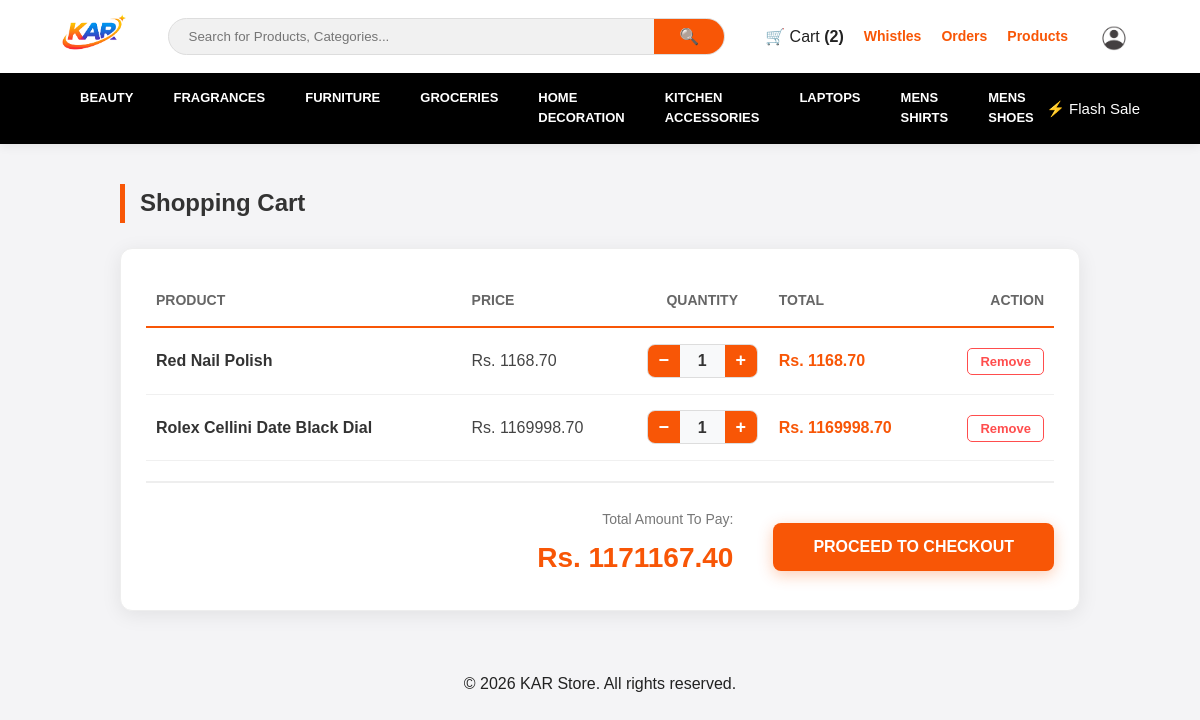
/orders/cart/ (signed in), run on an earlier commit of the app's database.
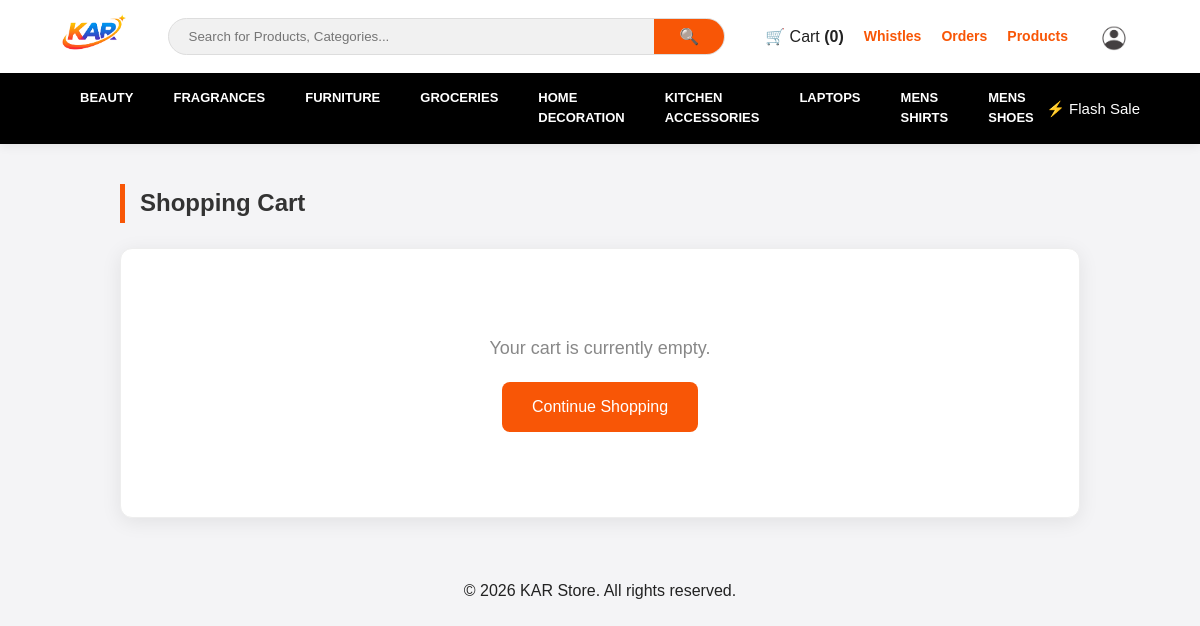
And on a later commit of the database.
### accounts/models.py (models this page shows, shortened)
class CustomerUser(AbstractUser):
    ROLE_CHOICES = (
        ('ADMIN', 'Admin'),
        ('SELLER', 'Seller'),
        ('CUSTOMER', 'Customer'),
    )
    role = models.CharField(max_length=20, choices=ROLE_CHOICES, default='CUSTOMER')
    interests= models.ManyToManyField('Interest', blank=True)

### orders/models.py (models this page shows, shortened)
class Cart(models.Model):
    user = models.OneToOneField(settings.AUTH_USER_MODEL, on_delete=models.CASCADE, related_name='cart')
    created_at = models.DateTimeField(auto_now_add=True)
    @property
    def total_price(self):
        return sum(item.subtotal for item in self.items.all())

class CartItem(models.Model):
    cart = models.ForeignKey(Cart, related_name='items', on_delete=models.CASCADE)
    product = models.ForeignKey(Product, on_delete=models.CASCADE)
    quantity = models.PositiveIntegerField(default=1)
    @property
    def subtotal(self):
        return self.product.price * self.quantity

### products/models.py (models this page shows, shortened)
class Category(models.Model):
    name = models.CharField(max_length=100)
    class Meta:
        verbose_name_plural = "Categories"

class Product(models.Model):
    seller = models.ForeignKey(settings.AUTH_USER_MODEL, on_delete=models.CASCADE)
    category = models.ForeignKey(Category, on_delete=models.CASCADE)
    name = models.CharField(max_length=100)
    description = models.TextField()
    price = models.FloatField()
    image = models.ImageField(upload_to='products/')
    total_sales = models.IntegerField(default=0)
    is_whistle = models.BooleanField(default=False)

### orders/views.py (the view)
# urls.py: path('cart/', cart_detail, name='cart_detail'),
@login_required
def cart_detail(request):
    cart, created = Cart.objects.get_or_create(user=request.user)
    return render(request, 'orders/cart_detail.html', {'cart': cart})

### accounts/context_processors.py (called while the page is built)
def category_context(request):
    return {
        'categories': Category.objects.all()
    }

### templates/orders/cart_detail.html (shortened to what this page needs)
{% extends 'pages/base.html' %}
{% load static %}
{% block content %}
<div class="main-container" style="max-width: 1000px; margin: 40px auto; padding: 0 20px;">
    <h2 style="margin-bottom: 25px; font-weight: 700; color: #333; border-left: 5px solid #f85606; padding-left: 15px;">
        Shopping Cart
    </h2>
    <div style="background: white; padding: 25px; border-radius: 12px; box-shadow: 0 4px 20px rgba(0,0,0,0.08); border: 1px solid #eee;">
        {% if cart.items.all %}
            <table style="width: 100%; border-collapse: collapse; margin-bottom: 20px;">
                <thead>
                    <tr style="border-bottom: 2px solid #f85606; text-align: left; color: #666; font-size: 14px; text-transform: uppercase;">
                        <th style="padding: 15px 10px;">Product</th>
                        <th>Price</th>
                        <th style="text-align: center;">Quantity</th>
                        <th>Total</th>
                        <th style="text-align: right; padding-right: 10px;">Action</th>
                    </tr>
                </thead>
                <tbody>
                    {% for item in cart.items.all %}
                    <tr id="cart-item-row-{{ item.product.id }}" style="border-bottom: 1px solid #f0f0f0;">
                        <td style="padding: 20px 10px;">
                            <span style="font-weight: 600; color: #333;">{{ item.product.name }}</span>
                        </td>
                        <td style="color: #444;">Rs. <span class="unit-price">{{ item.product.price|floatformat:2 }}</span></td>
                        <td>
                            <div style="display: flex; align-items: center; justify-content: center;">
                                <div style="display: flex; align-items: center; background: #f8f9fa; border: 1px solid #ddd; border-radius: 8px; overflow: hidden; width: fit-content;">
                                    <button onclick="updateCartPageQty('{{ item.product.id }}', 'minus')"
                                        style="background: #f85606; color: white; border: none; width: 32px; height: 32px; cursor: pointer; font-weight: bold; font-size: 18px;">
                                        −
                                    </button>
                                    <span id="cart-qty-{{ item.product.id }}" style="width: 45px; text-align: center; font-weight: 700; color: #333;">
                                        {{ item.quantity }}
                                    </span>
                                    <button onclick="updateCartPageQty('{{ item.product.id }}', 'plus')"
                                        style="background: #f85606; color: white; border: none; width: 32px; height: 32px; cursor: pointer; font-weight: bold; font-size: 18px;">
                                        +
                                    </button>
                                </div>
                            </div>
                        </td>
                        <td style="color: #f85606; font-weight: 700; font-size: 16px;">
                            Rs. <span id="item-subtotal-{{ item.product.id }}">{{ item.subtotal|floatformat:2 }}</span>
                        </td>
                        <td style="text-align: right; padding-right: 10px;">
                            <a href="{% url 'remove_from_cart' item.id %}"
                               style="color: #ff4d4d; text-decoration: none; font-size: 13px; font-weight: 600; border: 1px solid #ff4d4d; padding: 5px 12px; border-radius: 5px;">
                                Remove
                            </a>
                        </td>
                    </tr>
                    {% endfor %}
                </tbody>
            </table>
            <div style="border-top: 2px solid #eee; padding-top: 25px; display: flex; justify-content: flex-end; align-items: center; gap: 40px;">
                <div style="text-align: right;">
                    <p style="margin: 0; color: #777; font-size: 14px;">Total Amount To Pay:</p>
                    <h2 style="margin: 5px 0; color: #f85606; font-size: 28px; font-weight: 800;">
                        Rs. <span id="cart-total-price">{{ cart.total_price|floatformat:2 }}</span>
                    </h2>
                </div>
                <form action="{% url 'payment:checkout_process' %}" method="POST">
    <button type="submit" style="background: #f85606; color: white; padding: 15px 40px; border: none; border-radius: 8px; font-weight: 700; font-size: 16px; cursor: pointer; box-shadow: 0 4px 15px rgba(248, 86, 6, 0.3);">
        PROCEED TO CHECKOUT
    </button>
</form>
            </div>
        {% else %}
            <div style="text-align: center; padding: 60px 20px;">
                <p style="font-size: 18px; color: #888;">Your cart is currently empty.</p>
                <a href="{% url 'home' %}" style="display: inline-block; margin-top: 20px; background: #f85606; color: white; padding: 12px 30px; text-decoration: none; border-radius: 8px;">
                    Continue Shopping
                </a>
            </div>
        {% endif %}
    </div>
</div>
{% endblock %}

### templates/pages/base.html (shortened to what this page needs)
{% load static %}
<!DOCTYPE html>
<html>
<head>
    <link rel="stylesheet" type="text/css" href="{% static 'css/base.css' %}">
</head>
<body>
    {% include 'components/navbar.html' %}
    <main>
        {% block content %}
        {% endblock %}
    </main>
    {% include 'components/footer.html' %}
</body>
</html>

### templates/components/navbar.html (shortened to what this page needs)
{% load static %}
<div class="main-nav-wrapper">
    <header class="top-header">
        <div class="nav-logo">
            <a href="{% url 'home' %}">
                <img src="{% static 'image/logo.png' %}" alt="KAR Store">
            </a>
        </div>
        <div class="nav-search">
            <form method="GET" action="{% url 'home' %}">
                <input type="text" name="q" placeholder="Search for Products, Categories..."
                       autocomplete="off" value="{{ query|default:'' }}">
                <button type="submit">🔍</button>
            </form>
        </div>
        <div class="nav-utilities">
            {% if user.is_authenticated %}
                {% if user.role == 'CUSTOMER' and not user.is_staff and not user.role == 'SELLER' %}
                    <a href="{% url 'cart_detail' %}" class="cart-link" style="text-decoration: none; color: inherit;">
                        🛒 Cart <strong id="cart-count">({{ request.user.cart.items.count|default:0 }})</strong>
                    </a>
                    <a href="{% url 'whistles' %}" class="auth-link">Whistles</a>
                {% endif %}
                <a href="{% url 'orders' %}" class="auth-link">Orders</a>
                <a href="{% url 'products' %}" class="auth-link">Products</a>
                <div class="profile-dropdown">
                    <div class="profile-trigger" onclick="toggleUserDropdown()">
                        <img src="{% static 'image/account.png' %}" alt="Profile" class="user-logo-img">
                    </div>
                </div>
            {% else %}
                <a href="{% url 'login' %}" class="auth-link" id="sign-in-link">Sign In</a>
                <a href="{% url 'register' %}" class="auth-link">Register</a>
            {% endif %}
        </div>
    </header>
    {% if request.resolver_match.url_name != 'login' and request.resolver_match.url_name != 'register' and request.resolver_match.url_name != 'dashboard' %}
    <nav class="category-strip">
        <div class="mega-menu-container">
            <div class="scroll-wrapper">
                <ul class="dynamic-category-list">
                    {% for cat in categories %}
                    <li class="cat-item">
                        <a href="{% url 'category_products' cat.id %}" class="cat-link">{{ cat.name }}</a>
                    </li>
                    {% endfor %}
                </ul>
            </div>
            <div class="nav-addon-info">
                <span style="color: #ffffff; font-weight: 500; font-size: 15px;">⚡ Flash Sale</span>
            </div>
        </div>
    </nav>
    {% endif %}
</div>

### templates/components/footer.html
{% load static %}
<footer>
    <p style="text-align: center; padding: 20px;">
        &copy; 2026 KAR Store. All rights reserved.
    </p>
</footer>

### static/css/base.css (style rules this page uses)
.main-brand-logo, .nav-logo img { height: 45px !important; width: auto !important; max-height: 45px !important; object-fit: contain; }
:root { --primary-orange: #f85606; --primary-black: #000000; --bg-light: #f4f4f6; --text-main: #222222; --text-muted: #666; --white: #ffffff; --border-soft: #efefef; --transition: 0.3s ease; --shadow-md: 0 10px 25px rgba(0,0,0,0.1); }
* { margin: 0; padding: 0; box-sizing: border-box; font-family: 'Poppins', sans-serif; }
body { background-color: var(--bg-light); color: var(--text-main); line-height: 1.6; }
.main-nav-wrapper { background: var(--white); box-shadow: 0 2px 10px rgba(0,0,0,0.08); position: sticky; top: 0; z-index: 1000; }
.top-header { display: flex; justify-content: space-between; align-items: center; padding: 10px 5%; max-width: 1400px; margin: 0 auto; }
.nav-logo img { height: 45px !important; width: auto !important; object-fit: contain; }
.nav-search { flex: 1; margin: 0 40px; max-width: 600px; position: relative; }
.nav-search form { display: flex; background: #f1f1f1; border-radius: 25px; overflow: hidden; border: 1px solid #ddd; }
.nav-search input { flex: 1; border: none; padding: 10px 20px; outline: none; background: transparent; }
.nav-search button { background: var(--primary-orange); color: var(--white); border: none; padding: 0 25px; cursor: pointer; font-size: 16px; }
.nav-utilities { display: flex; align-items: center; gap: 20px; }
.auth-link { color: var(--primary-orange); font-weight: 550; text-decoration: none; font-size: 14px; }
.category-strip { background: var(--primary-black); width: 100%; position: relative; z-index: 99; overflow: visible !important; }
.mega-menu-container { display: flex; align-items: center; max-width: 1400px; margin: 0 auto; padding: 0 5%; position: relative; }
.scroll-wrapper { flex: 1; overflow-x: auto; scrollbar-width: none; -webkit-overflow-scrolling: touch; }
.dynamic-category-list { display: flex; list-style: none; }
.cat-item { position: static; }
.cat-link { color: var(--white); text-decoration: none; padding: 15px 20px; display: block; font-size: 13px; font-weight: 600; text-transform: uppercase; transition: var(--transition); }
.main-container { max-width: 1300px; margin: 0 auto; padding: 20px 15px; }

### templates/components/navbar.html (style rules this page uses)
.profile-dropdown { position: relative; display: inline-block; }
.profile-trigger { display: flex; align-items: center; gap: 8px; cursor: pointer; padding: 5px 10px; }
.user-logo-img { width: 32px; height: 32px; border-radius: 50%; object-fit: cover; border: 1px solid #ffffff; background: transparent; }

What changed in the data, as far as the page shows it:
removed CartItem: product.name "Red Nail Polish", product.price "1168.70", quantity "1", subtotal "1168.70"
removed CartItem: product.name "Rolex Cellini Date Black Dial", product.price "1169998.70", quantity "1", subtotal "1169998.70"
no longer on this page (row unchanged): Cart: total_price "1171167.40"
computed for CustomerUser: user.cart.items.count "2" → "0"
Also different on the page:
text no longer shown: "PRODUCT PRICE QUANTITY TOTAL ACTION Total Amount To Pay: Rs. PROCEED TO CHECKOUT"
text now shown: "Your cart is currently empty. Continue Shopping"
